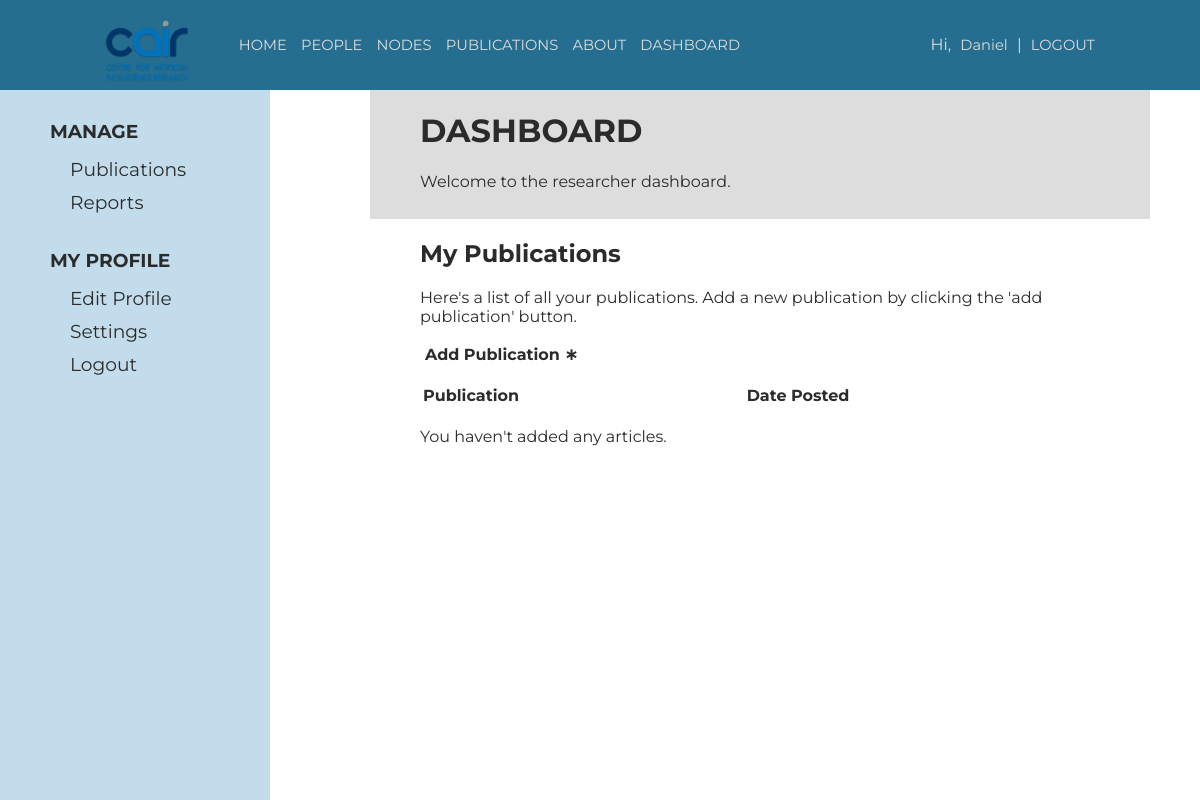
/dashboard.php (signed in), run on an earlier commit of the app's database.
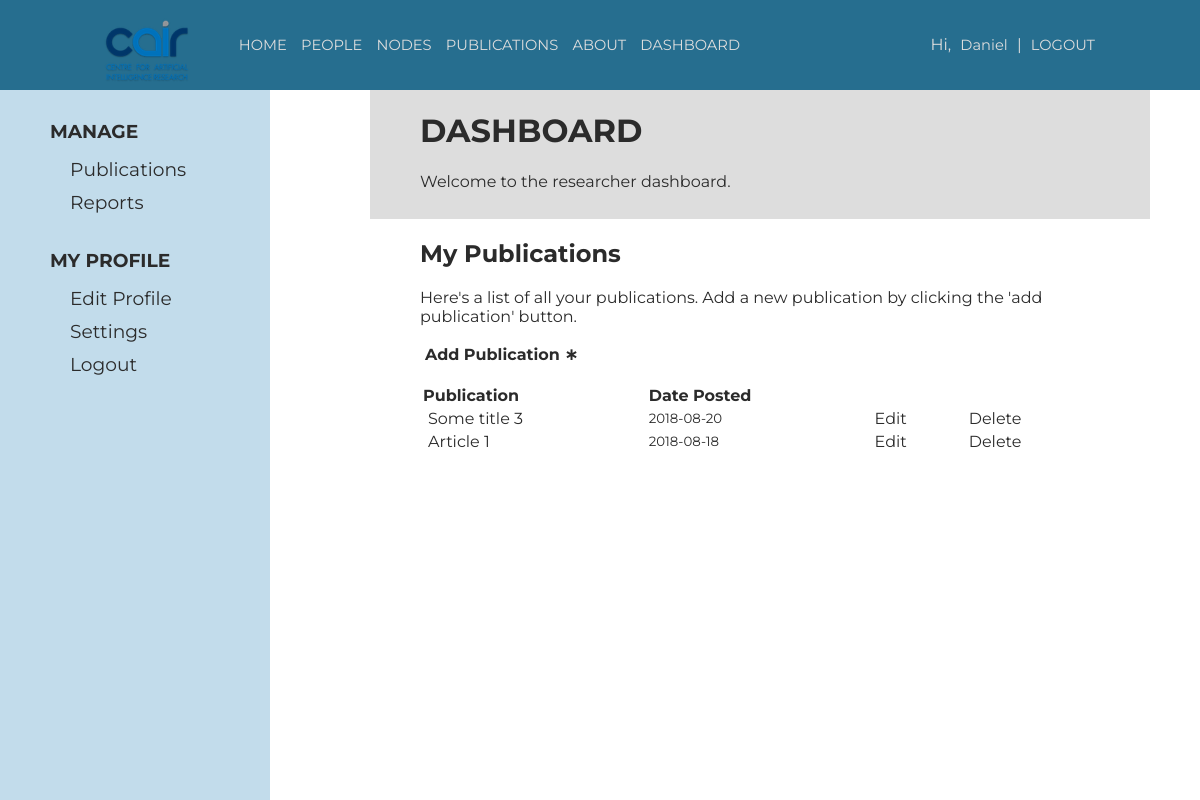
And on a later commit of the database.
### tables this page shows
CREATE TABLE `articles` (
  `article_id` int(11) NOT NULL,
  `article_title` varchar(255) NOT NULL,
  `article_author` varchar(255) NOT NULL,
  `article_content` text NOT NULL,
  `article_timestamp` int(11) NOT NULL,
  `article_url` varchar(255) NOT NULL
);

### assets/php/fetch_data.php (called while the page is built, shortened)
<?php
    include './assets/php/connection.php';
    $articles = array();
    $query = "SELECT * FROM articles";
    $articles_from_db = mysqli_query($dbc, $query);
?>

### assets/php/classes/article.php (called while the page is built, shortened)
<?php
    class Article{
        var $id;
        var $title;
        var $date;
        function __construct(){
            $this -> id = null;
            $this -> title = 'Untitled';
            $this -> date = new DateTime();
        }
        function set_details($id, $title, $authors, $abstract, $date, $url){
            $this->id = $id;
            $this->title = $title;
            $this->date = $date;
        }
        function get_id(){
            return $this->id;
        }
        function get_title(){
            return $this->title;
        }
        function get_date(){
            return $this->date;
        }
    }
?>

### assets/php/researcher_dashboard.php (the view, shortened to what this page needs)
<div class="container" onload="change_view('publications');">
  <div id="dashboard-navigation-panel" class="col-3">
    <div class="menu-heading">MANAGE</div>
    <div class="menu-item" onclick="change_view('publications');">Publications</div>
    <div class="menu-item" onclick="change_view('reports');">Reports</div>
    <div class="menu-heading">MY PROFILE</div>
    <div class="menu-item" onclick="change_view('profile');">Edit Profile</div>
    <div class="menu-item" onclick="change_view('settings');">Settings</div>
    <a href='./logout.php'><div class="menu-item">Logout</div></a>
  </div>
  <div id="dashboard-main-panel" class="col-6 main-content-panel">
    <div id="dashboard-header">
      <h1>DASHBOARD</h1>
      Welcome to the researcher dashboard.
    </div>
    <div id="publications-panel" class="dashboard-content">
          <h2>My Publications</h2>
          Here's a list of all your publications. Add a new publication by clicking the 'add publication' button.
          <br><br>
        <table style="width:100%">
        <tr>
          <th style="text-align: left;">Publication</th>
          <th style="text-align: left;">Date Posted</th>
          <th style="text-align: left;"></th>
        </tr>
        <b><a href="includes/add.php">Add Publication &lowast;</a></b>
        <br><br>
        <?php
        $count = 0;
            foreach ($articles as $article):
              $edit = false;
              $as =  $article->get_authors();
                foreach ($as as $t):
                  if (!(gettype($t) === 'string')){
                    if ($t->get_email() == $user->get_email()){
                      $edit = true;
                    }
                  }
                  else{
                    if ($t == $user->get_email()){
                      $edit = true;
                    }
                  }
                endforeach;
              if (!$edit)
              continue;
              $count++;
        ?>
          <tr>
            <td><a href="article.php?id=<?php echo $article->get_id();?>"><?php echo $article->get_title(); ?></a></td>
            <td><small><?php echo date('Y-m-d',$article->get_date()); ?></small></td>
            <td><a href=<?php $i = $article->get_id(); echo "./includes/edit.php?edit=$i";?>>Edit</a></td>
            <td><a href=<?php $i = $article->get_id(); echo "./includes/delete.php?edit=$i";?>>Delete</a></td>
            </tr>
        <?php endforeach;
        ?>
        </table>
        <?php
        if($count==0)
        echo "<br>You haven't added any articles.<br>";
        ?>
    </div>
  </div>
</div>

What changed in the data, as far as the page shows it:
added articles: article_title "Some title 3", article_timestamp "2018-08-20"
added articles: article_title "Article 1", article_timestamp "2018-08-18"
Also different on the page:
text no longer shown: "You haven't added any articles."
